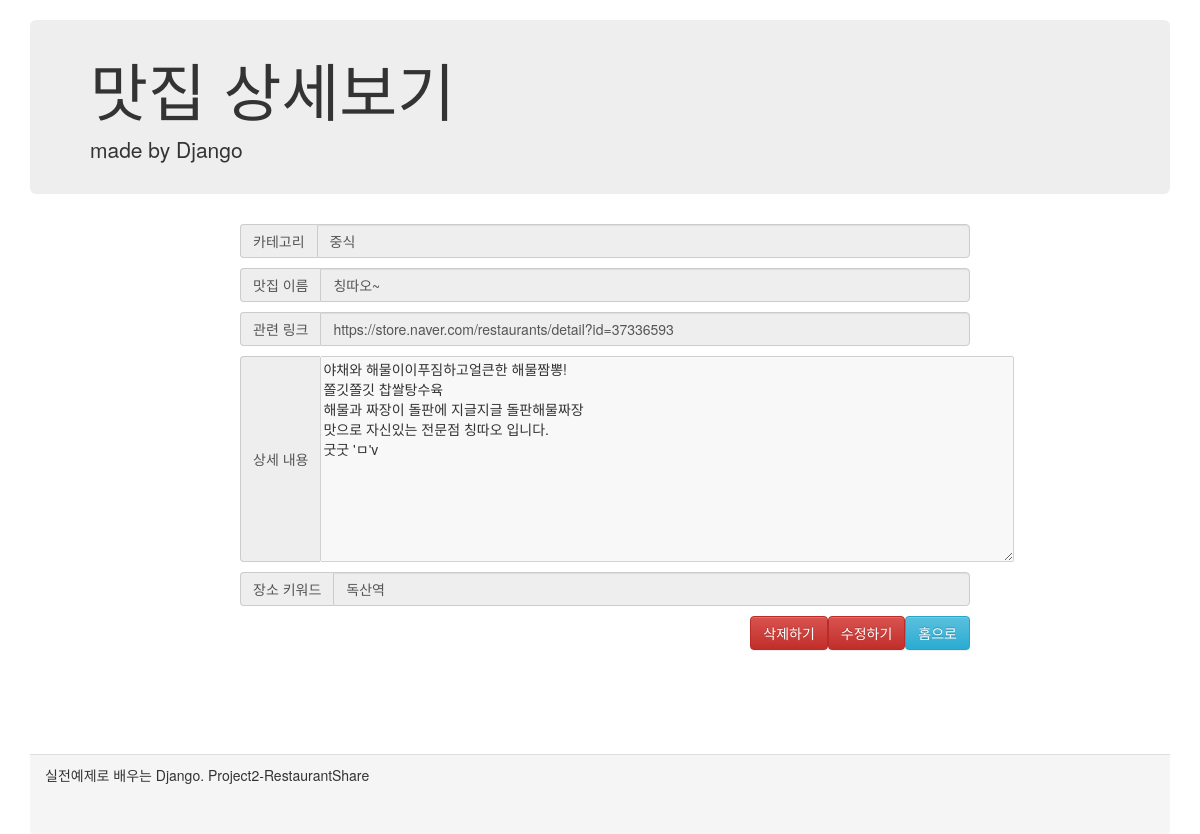
Screenshot of /restaurantDetail/1 with the database file from the repository.
### shareRes/models.py (models this page shows)
class Restaurant(models.Model):
    category = models.ForeignKey(Category, on_delete=models.SET_DEFAULT, default=5)
    restaurant_name = models.CharField(max_length = 100)
    restaurant_link = models.CharField(max_length = 500)
    restaurant_content = models.TextField()
    restaurant_keyword = models.CharField(max_length = 50)

class Category(models.Model):
    category_name = models.CharField(max_length = 100)

### shareRes/views.py (the view)
# urls.py: path("restaurantDetail/<str:res_id>", views.restaurantDetail, name="resDetailPage"),
def restaurantDetail(request, res_id):
    restaurant = Restaurant.objects.get(id = res_id)
    content = {"restaurant": restaurant}
    return render(request, "shareRes/restaurantDetail.html", content)

### shareRes/templates/shareRes/restaurantDetail.html (shortened to what this page needs)
<html lang="en">
<head>
    <link rel="stylesheet" href="https://maxcdn.bootstrapcdn.com/bootstrap/3.3.2/css/bootstrap.min.css">
    <link rel="stylesheet" href="https://maxcdn.bootstrapcdn.com/bootstrap/3.3.2/css/bootstrap-theme.min.css">
</head>
<body>
    <div class="container">
        <div class="header">
            <div class="jumbotron">
                <h1>맛집 상세보기</h1>
                <p>made by Django</p>
            </div>
        </div>
        <div class="content">
            <div class="inputDiv">
                <div class="input-group">
                    <span class="input-group-addon" id="sizing-addon2">카테고리</span>
                    <input id="resCategory" name="resCategory" type="text" class="form-control" disabled value="{{restaurant.category.category_name}}">
                </div>
                <div class="input-group">
                    <span class="input-group-addon" id="sizing-addon2">맛집 이름</span>
                    <input id="resTitle" name="resTitle" type="text" class="form-control" disabled value="{{restaurant.restaurant_name}}">
                </div>
                <div class="input-group">
                    <span class="input-group-addon" id="sizing-addon2">관련 링크</span>
                    <input id="resLink" name="resLink" type="text" class="form-control" disabled value="{{restaurant.restaurant_link}}">
                </div>
                <div class="input-group">
                    <span class="input-group-addon" id="sizing-addon2">상세 내용</span>
                    <textarea id="resContent" name="resContent" cols="90" rows="10" disabled value="">{{restaurant.restaurant_content}}</textarea>
                </div>
                <div class="input-group">
                    <span class="input-group-addon" id="sizing-addon2">장소 키워드</span>
                    <input id="resLoc" name="resLoc" type="text" class="form-control" disabled value="{{restaurant.restaurant_keyword}}">
                </div>
                <a href ="/" class="resAddBtn btn btn-info" role="button">홈으로</a>
                <a href="./updatePage/{{restaurant.id}}" class="resAddBtn btn btn-danger" role="button">수정하기</a>
                <form action="./delete" method="POST">{% csrf_token %}
                    <input type="submit" class="resAddBtn btn btn-danger" value="삭제하기">
                </form>
            </div>
        </div>
        <div class="panel-footer">
            실전예제로 배우는 Django. Project2-RestaurantShare
        </div>
    </div>
</body>
</html>

### shareRes/templates/shareRes/restaurantDetail.html (style rules this page uses)
.container { margin-top: 20px; }
.jumbotron { padding-top:15px; padding-bottom:15px; }
.content { min-height: 60%; margin: auto; }
.inputDiv { margin-left: 200px; margin-right: 200px; margin-bottom: 50px; }
.input-group { margin:10px; width: 730px; }
.resAddBtn { float:right; }
.panel-footer { margin-top: 50px; height: 10%; }

### rows the page displays
Restaurant: resCategory "중식", resTitle "칭따오~", resLink "https://store.naver.com/restaurants/detail?id=37336593", resContent "야채와 해물이이푸짐하고얼큰한 해물짬뽕! 쫄깃쫄깃 찹쌀탕수육 해물과 짜장이 돌판에 지글지글 돌판해물짜장 맛으로 자신있는 전문점 칭따오 입니다. 굿굿 'ㅁ'v", resLoc "독산역"
